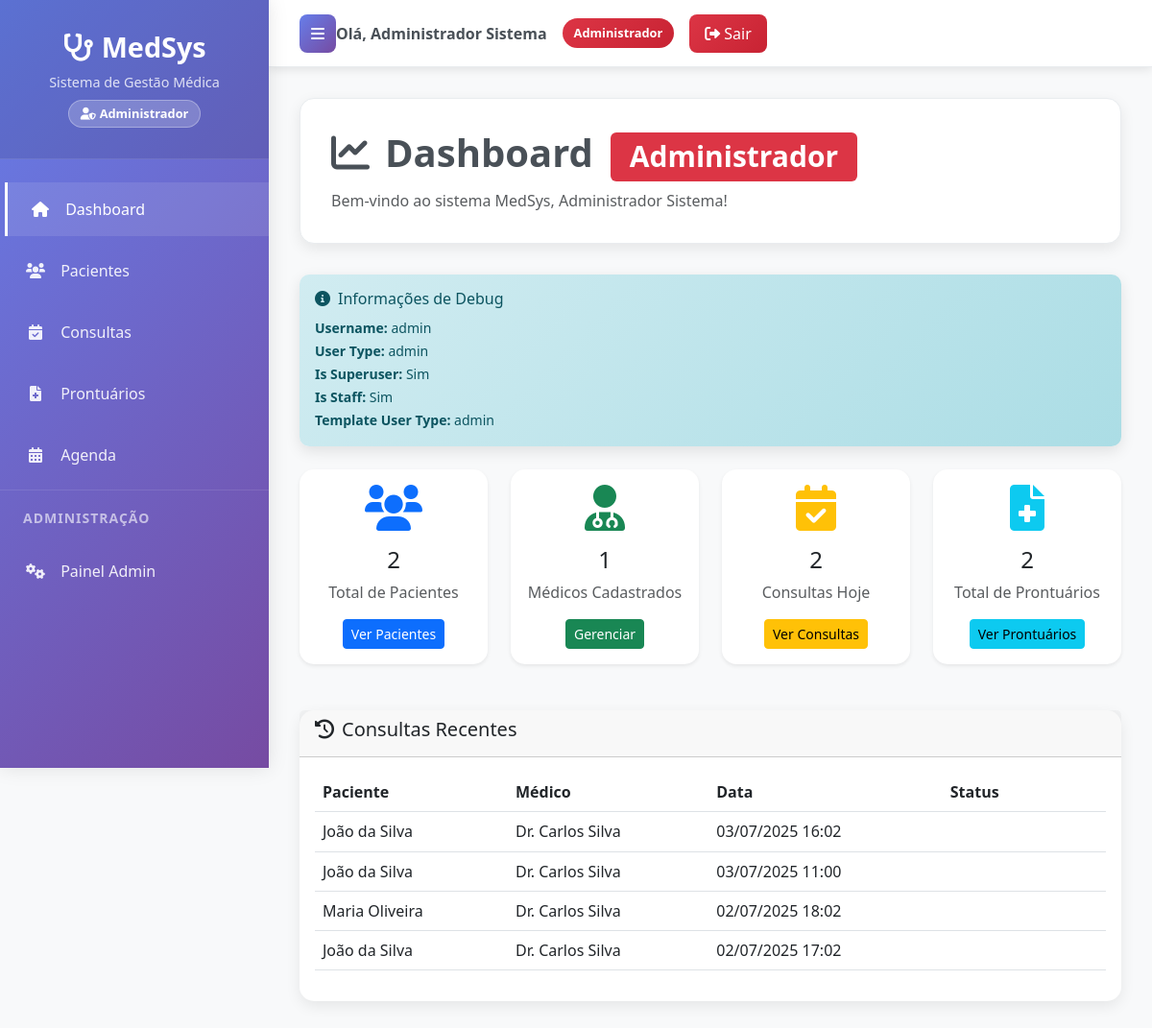
Before: /dashboard/ (signed in) with the older database file.
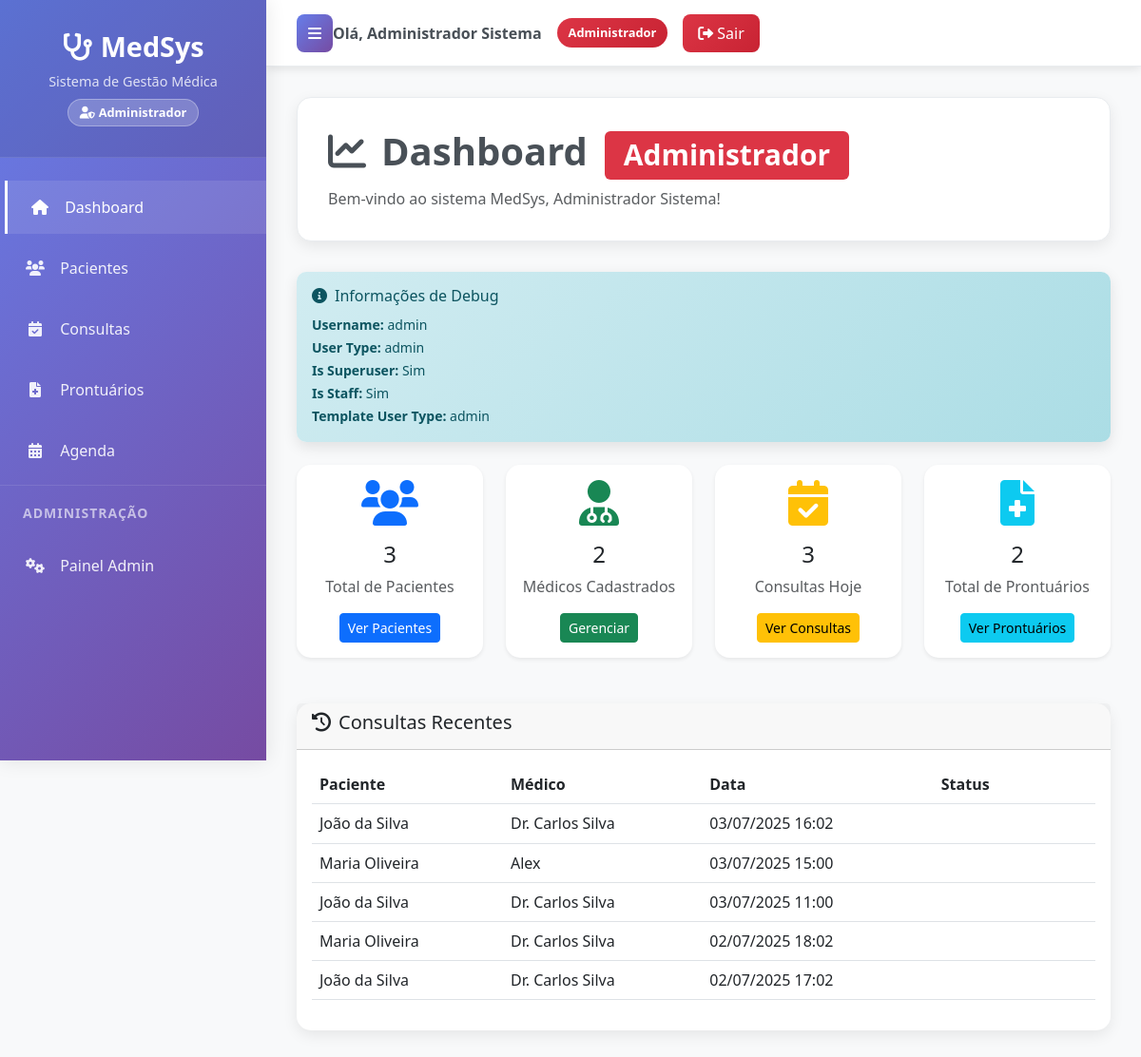
After: the same page with the newer database file.
### clinica/models.py (models this page shows, shortened)
class Consulta(models.Model):
    STATUS_CHOICES = [
        ('PENDENTE', 'Pendente'),
        ('CONFIRMADA', 'Confirmada'),
        ('CANCELADA', 'Cancelada'),
        ('ESPERA', 'Em Espera'),
        ('FINALIZADA', 'Finalizada'),
    ]
    paciente = models.ForeignKey(Paciente, on_delete=models.CASCADE)
    medico = models.ForeignKey(Medico, on_delete=models.SET_NULL, null=True)
    data = models.DateTimeField()
    motivo = models.TextField()
    concluida = models.BooleanField(default=False)
    status = models.CharField(max_length=10, choices=STATUS_CHOICES, default='PENDENTE')

class Paciente(models.Model):
    nome = models.CharField(max_length=100)
    data_nascimento = models.DateField()
    cpf = models.CharField(max_length=14, unique=True)
    telefone = models.CharField(max_length=20)
    endereco = models.TextField()

class Medico(models.Model):
    user = models.OneToOneField(User, on_delete=models.CASCADE, related_name='medico_profile')
    nome = models.CharField(max_length=100)
    crm = models.CharField(max_length=20, unique=True)
    especialidade = models.ForeignKey(Especialidade, on_delete=models.SET_NULL, null=True)

### prontuario/views.py (the view, shortened to what this page needs)
# urls.py: path('dashboard/', views.dashboard, name='dashboard'),
@all_authenticated_required
def dashboard(request):
    user = request.user
    hoje = timezone.now().date()
    if user.is_superuser or (hasattr(user, 'user_type') and user.user_type == 'admin'):
        user_type_display = 'admin'
    elif hasattr(user, 'user_type') and user.user_type == 'medico':
        user_type_display = 'medico'
    else:
        user_type_display = 'recepcionista'
    context = {
        'user_type': user_type_display,
        'username': user.get_full_name() or user.username,
        'is_admin': user.is_superuser or (hasattr(user, 'user_type') and user.user_type == 'admin'),
        'is_medico': hasattr(user, 'user_type') and user.user_type == 'medico',
        'is_recepcionista': not (user.is_superuser or (hasattr(user, 'user_type') and user.user_type in ['admin', 'medico'])),
    }
    if user_type_display == 'admin':
        try:
            context.update({
                'total_pacientes': Paciente.objects.count(),
                'total_medicos': Medico.objects.count(),
                'consultas_hoje': Consulta.objects.filter(data__date=hoje).count(),
                'consultas_pendentes': Consulta.objects.filter(status='PENDENTE').count(),
                'total_prontuarios': Prontuario.objects.count(),
                'consultas_recentes': Consulta.objects.select_related('paciente', 'medico').order_by('-data')[:5],
                'medicos_ativos': Medico.objects.filter(user__is_active=True).count(),
                'total_usuarios': User.objects.count(),
                'usuarios_ativos': User.objects.filter(is_active=True).count(),
            })
        except Exception as e:
            print(f"Erro ao carregar dados do admin: {e}")
            context.update({
                'total_pacientes': 0,
                'total_medicos': 0,
                'consultas_hoje': 0,
                'consultas_pendentes': 0,
                'total_prontuarios': 0,
                'consultas_recentes': [],
                'medicos_ativos': 0,
                'total_usuarios': 0,
                'usuarios_ativos': 0,
            })
    return render(request, 'dashboard/dashboard.html', context)

### templates/dashboard/dashboard.html (shortened to what the changed rows need)
{% extends 'layouts/base.html' %}
{% block content %}
<div class="page-header">
    <h1>
        <i class="fas fa-chart-line me-3"></i>Dashboard
        {% if user.is_superuser or user.user_type == 'admin' %}
            <span class="badge bg-danger ms-2">Administrador</span>
        {% elif user.user_type == 'medico' %}
            <span class="badge bg-primary ms-2">Médico</span>
        {% else %}
            <span class="badge bg-success ms-2">Recepcionista</span>
        {% endif %}
    </h1>
</div>
<div class="row">
    {% if user.is_superuser or user.user_type == 'admin' %}
        <div class="col-lg-3 col-md-6 mb-4">
            <div class="card border-0 shadow-sm">
                <div class="card-body text-center">
                    <div class="text-primary mb-3">
                        <i class="fas fa-users fa-3x"></i>
                    </div>
                    <h4 class="card-title">{{ total_pacientes|default:0 }}</h4>
                    <p class="card-text text-muted">Total de Pacientes</p>
                    <a href="{% url 'pacientes' %}" class="btn btn-primary btn-sm">Ver Pacientes</a>
                </div>
            </div>
        </div>
        <div class="col-lg-3 col-md-6 mb-4">
            <div class="card border-0 shadow-sm">
                <div class="card-body text-center">
                    <div class="text-success mb-3">
                        <i class="fas fa-user-md fa-3x"></i>
                    </div>
                    <h4 class="card-title">{{ total_medicos|default:0 }}</h4>
                    <p class="card-text text-muted">Médicos Cadastrados</p>
                    <a href="/admin/clinica/medico/" class="btn btn-success btn-sm">Gerenciar</a>
                </div>
            </div>
        </div>
        <div class="col-lg-3 col-md-6 mb-4">
            <div class="card border-0 shadow-sm">
                <div class="card-body text-center">
                    <div class="text-warning mb-3">
                        <i class="fas fa-calendar-check fa-3x"></i>
                    </div>
                    <h4 class="card-title">{{ consultas_hoje|default:0 }}</h4>
                    <p class="card-text text-muted">Consultas Hoje</p>
                    <a href="{% url 'consultas' %}" class="btn btn-warning btn-sm">Ver Consultas</a>
                </div>
            </div>
        </div>
        <div class="col-lg-3 col-md-6 mb-4">
            <div class="card border-0 shadow-sm">
                <div class="card-body text-center">
                    <div class="text-info mb-3">
                        <i class="fas fa-file-medical fa-3x"></i>
                    </div>
                    <h4 class="card-title">{{ total_prontuarios|default:0 }}</h4>
                    <p class="card-text text-muted">Total de Prontuários</p>
                    <a href="{% url 'prontuarios' %}" class="btn btn-info btn-sm">Ver Prontuários</a>
                </div>
            </div>
        </div>
    {% endif %}
</div>
{% if user.is_superuser or user.user_type == 'admin' %}
    {% if consultas_recentes %}
    <div class="row mt-4">
        <div class="col-12">
            <div class="card">
                <div class="card-body">
                    <div class="table-responsive">
                        <table class="table table-hover">
                            <thead>
                                <tr>
                                    <th>Paciente</th>
                                    <th>Médico</th>
                                    <th>Data</th>
                                    <th>Status</th>
                                </tr>
                            </thead>
                            <tbody>
                                {% for consulta in consultas_recentes %}
                                <tr>
                                    <td>{{ consulta.paciente.nome }}</td>
                                    <td>{{ consulta.medico.nome }}</td>
                                    <td>{{ consulta.data|date:"d/m/Y H:i" }}</td>
                                    <td>
                                        <span class="badge bg-{{ consulta.status|lower }}">
                                        </span>
                                    </td>
                                </tr>
                                {% endfor %}
                            </tbody>
                        </table>
                    </div>
                </div>
            </div>
        </div>
    </div>
    {% endif %}
{% endif %}
{% endblock %}

Changed rows visible on the page:
added Consulta: paciente.nome "Maria Oliveira", medico.nome "Alex", data "03/07/2025 15:00"
Other visible differences:
{{ total_pacientes|default:0 }}: "2" → "3"
{{ total_medicos|default:0 }}: "1" → "2"
{{ consultas_hoje|default:0 }}: "2" → "3"
